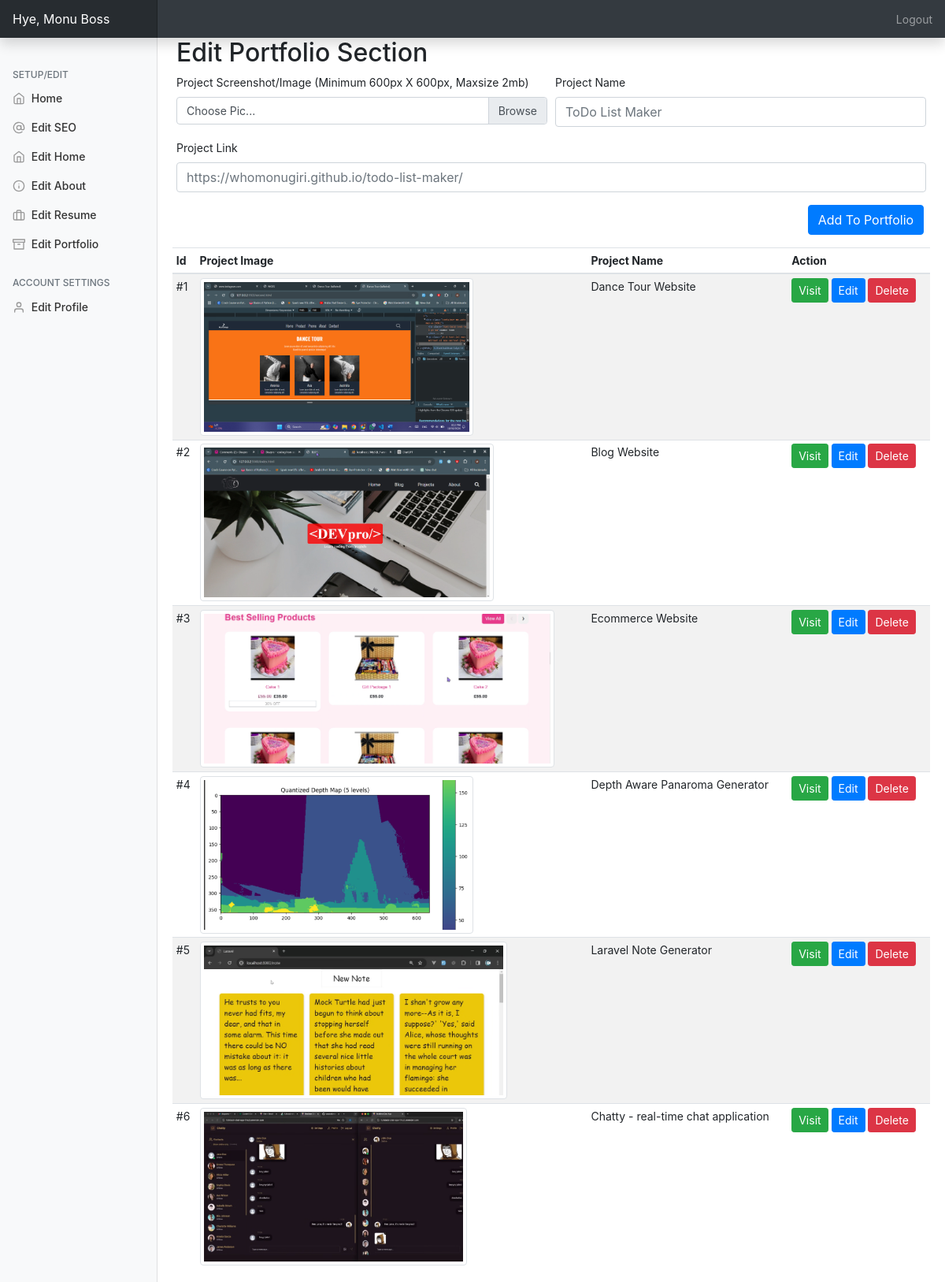
Page /admin/?editportfolio=true (signed in) on the committed database.
### tables this page shows
CREATE TABLE portfolio (
  id int(11) NOT NULL,
  projectname varchar(250) NOT NULL,
  projectpic varchar(250) NOT NULL,
  projectlink text NOT NULL
);

### admin/php/portfolio.php (the view, shortened to what this page needs)
 <h2>Edit Portfolio Section</h2>
         <form method="post" action="php/uportfolio.php" enctype="multipart/form-data">
  <div class="form-row">
  <div class="form-group col-md-6">
  <label>Project Screenshot/Image (Minimum 600px X 600px, Maxsize 2mb)</label>
  <div class="custom-file">
    <label class="custom-file-label" for="projectpic">Choose Pic...</label>
  </div></div>
   <div class="form-group col-md-6 mt-auto">
      <label for="name">Project Name</label>
      <input type="name" name="projectname" class="form-control" id="name" placeholder="ToDo List Maker">
    </div>
    <div class="form-group col-md-12">
      <label for="email">Project Link</label>
      <input type="text" name="projectlink" class="form-control" id="email" placeholder="https://whomonugiri.github.io/todo-list-maker/">
    </div>
    <div class="form-group col-md-2 ml-auto">
        <input type="submit" name="addtoportfolio" class="btn btn-primary" value="Add To Portfolio">
    </div>
</form>
<table class="table table-striped table-sm">
          <thead>
            <tr>
              <th>Id</th>
              <th>Project Image</th>
              <th>Project Name</th>
              <th>Action</th>
            </tr>
          </thead>
          <tbody>
         <?php
$query2="SELECT * FROM portfolio";
$queryrun2=mysqli_query($db,$query2);
$count=1;
while($data2=mysqli_fetch_array($queryrun2)){
    ?>
     <tr>
          <td>#<?=$count?></td>
              <td><img src="../assets/img/<?=$data2['projectpic']?>" class="oo img-thumbnail"></td>
         <td><?=$data2['projectname']?></td>
         <td>
             <a href="<?=$data2['projectlink']?>"> <button type="button" class="btn btn-success btn-sm">Visit</button></a>
         <button type="button" class="btn btn-primary btn-sm" data-toggle="modal" data-target="#modal<?=$data2['id']?>">
  Edit
</button> <a href="php/uportfolio.php?del=<?=$data2['id']?>"><button type="button" class="btn btn-danger btn-sm" data-toggle="modal" data-target="#exampleModal">
  Delete
             </button></a></td>
            </tr>
         <?php $count++;
} ?>
             </tbody></table>

### admin/css/dashboard.css (style rules this page uses)
body { font-size: .875rem; }

### admin/index.php (style rules this page uses)
.oo { height: 200px; }

### rows in the picture
portfolio: projectpic (picture), projectname "Dance Tour Website"
portfolio: projectpic (picture), projectname "Blog Website"
portfolio: projectpic (picture), projectname "Ecommerce Website"
portfolio: projectpic (picture), projectname "Depth Aware Panaroma Generator"
portfolio: projectpic (picture), projectname "Laravel Note Generator"
portfolio: projectpic (picture), projectname "Chatty - real-time chat application"

### other values in the picture
$_SESSION['username'] "Monu Boss"
